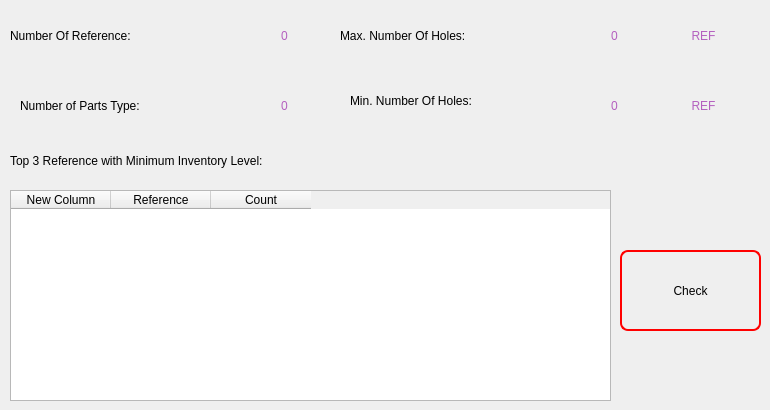
    <widget class="QWidget" name="tabStatistics">
     <attribute name="title">
      <string>Inventory Statistics</string>
     </attribute>
     <widget class="QLabel" name="label_3">
      <property name="geometry">
       <rect>
        <x>10</x>
        <y>10</y>
        <width>241</width>
        <height>51</height>
       </rect>
      </property>
      <property name="text">
       <string>Number Of Reference:</string>
      </property>
     </widget>
     <widget class="QLabel" name="label_4">
      <property name="geometry">
       <rect>
        <x>20</x>
        <y>80</y>
        <width>231</width>
        <height>51</height>
       </rect>
      </property>
      <property name="text">
       <string>Number of Parts Type:</string>
      </property>
     </widget>
     <widget class="QLabel" name="label_5">
      <property name="geometry">
       <rect>
        <x>340</x>
        <y>10</y>
        <width>241</width>
        <height>51</height>
       </rect>
      </property>
      <property name="text">
       <string>Max. Number Of Holes:</string>
      </property>
     </widget>
     <widget class="QLabel" name="label_6">
      <property name="geometry">
       <rect>
        <x>350</x>
        <y>80</y>
        <width>231</width>
        <height>41</height>
       </rect>
      </property>
      <property name="text">
       <string>Min. Number Of Holes:</string>
      </property>
     </widget>
     <widget class="QLabel" name="lblRef">
      <property name="geometry">
       <rect>
        <x>260</x>
        <y>10</y>
        <width>49</width>
        <height>51</height>
       </rect>
      </property>
      <property name="styleSheet">
       <string notr="true">font: 700 24pt &quot;Century Gothic&quot;;
color: rgb(180, 96, 191);</string>
      </property>
      <property name="text">
       <string>0</string>
      </property>
      <property name="alignment">
       <set>Qt::AlignCenter</set>
      </property>
     </widget>
     <widget class="QLabel" name="lblParts">
      <property name="geometry">
       <rect>
        <x>260</x>
        <y>80</y>
        <width>49</width>
        <height>51</height>
       </rect>
      </property>
      <property name="styleSheet">
       <string notr="true">font: 700 24pt &quot;Century Gothic&quot;;
color: rgb(180, 96, 191);</string>
      </property>
      <property name="text">
       <string>0</string>
      </property>
      <property name="alignment">
       <set>Qt::AlignCenter</set>
      </property>
     </widget>
     <widget class="QLabel" name="lblMaxHoles">
      <property name="geometry">
       <rect>
        <x>590</x>
        <y>10</y>
        <width>49</width>
        <height>51</height>
       </rect>
      </property>
      <property name="styleSheet">
       <string notr="true">font: 700 24pt &quot;Century Gothic&quot;;
color: rgb(180, 96, 191);</string>
      </property>
      <property name="text">
       <string>0</string>
      </property>
      <property name="alignment">
       <set>Qt::AlignCenter</set>
      </property>
     </widget>
     <widget class="QLabel" name="lblMaxHoles2">
      <property name="geometry">
       <rect>
        <x>648</x>
        <y>10</y>
        <width>111</width>
        <height>51</height>
       </rect>
      </property>
      <property name="styleSheet">
       <string notr="true">font: 700 24pt &quot;Century Gothic&quot;;
color: rgb(180, 96, 191);</string>
      </property>
      <property name="text">
       <string>REF</string>
      </property>
      <property name="alignment">
       <set>Qt::AlignCenter</set>
      </property>
     </widget>
     <widget class="QLabel" name="lblMinHoles">
      <property name="geometry">
       <rect>
        <x>590</x>
        <y>80</y>
        <width>49</width>
        <height>51</height>
       </rect>
      </property>
      <property name="styleSheet">
       <string notr="true">font: 700 24pt &quot;Century Gothic&quot;;
color: rgb(180, 96, 191);</string>
      </property>
      <property name="text">
       <string>0</string>
      </property>
      <property name="alignment">
       <set>Qt::AlignCenter</set>
      </property>
     </widget>
     <widget class="QLabel" name="lblMinHoles2">
      <property name="geometry">
       <rect>
        <x>648</x>
        <y>80</y>
        <width>111</width>
        <height>51</height>
       </rect>
      </property>
      <property name="styleSheet">
       <string notr="true">font: 700 24pt &quot;Century Gothic&quot;;
color: rgb(180, 96, 191);</string>
      </property>
      <property name="text">
       <string>REF</string>
      </property>
      <property name="alignment">
       <set>Qt::AlignCenter</set>
      </property>
     </widget>
     <widget class="QTableWidget" name="table2">
      <property name="geometry">
       <rect>
        <x>10</x>
        <y>190</y>
        <width>601</width>
        <height>211</height>
       </rect>
      </property>
      <property name="styleSheet">
       <string notr="true">
font: 12pt &quot;Segoe UI&quot;;</string>
      </property>
      <column>
       <property name="text">
        <string>New Column</string>
       </property>
      </column>
      <column>
       <property name="text">
        <string>Reference</string>
       </property>
      </column>
      <column>
       <property name="text">
        <string>Count</string>
       </property>
      </column>
     </widget>
     <widget class="QPushButton" name="btnCheck">
      <property name="geometry">
       <rect>
        <x>620</x>
        <y>250</y>
        <width>141</width>
        <height>81</height>
       </rect>
      </property>
      <property name="cursor">
       <cursorShape>PointingHandCursor</cursorShape>
      </property>
      <property name="styleSheet">
       <string notr="true">
QPushButton::hover{
	color: rgb(255, 255, 255); 
	
	background-color: rgb(0, 85, 0);
   
   
}
QPushButton{
border:2px solid red;
border-radius:8px;
}</string>
      </property>
      <property name="text">
       <string>Check</string>
      </property>
     </widget>
     <widget class="QLabel" name="label_13">
      <property name="geometry">
       <rect>
        <x>10</x>
        <y>140</y>
        <width>491</width>
        <height>41</height>
       </rect>
      </property>
      <property name="text">
       <string>Top 3 Reference with Minimum Inventory Level:</string>
      </property>
     </widget>
    </widget>
